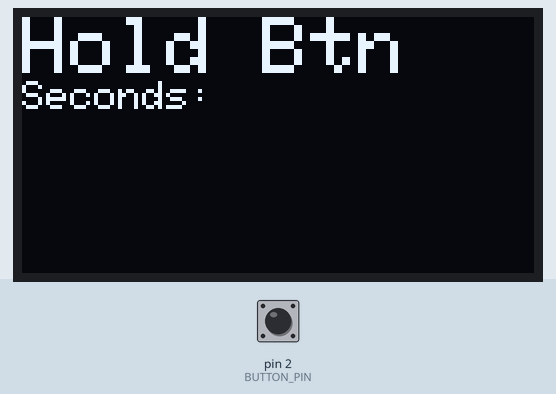
Recording of a sketch running on a simulated Arduino Uno, built with avr-gcc and run on an emulated ATmega328P. On the bench: 128×64 one-colour display. The test bench sets the inputs (shaded band); at power-on: pin 2 (BUTTON_PIN) HIGH.

Above: at 1.2 s.
1.3 s: pin 2 (BUTTON_PIN) pulled LOW for 0.15 s
At 2.6 s:
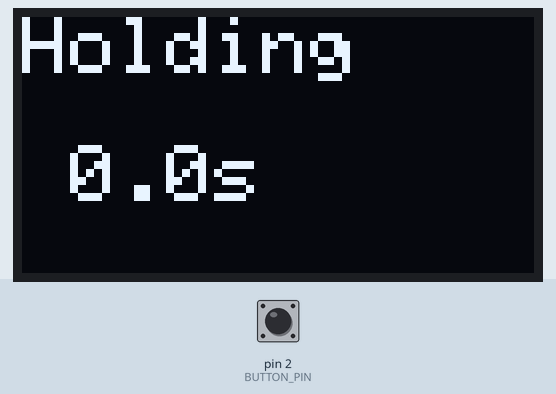
2.9 s: pin 2 (BUTTON_PIN) pulled LOW for 1 s
At 3.07 s:
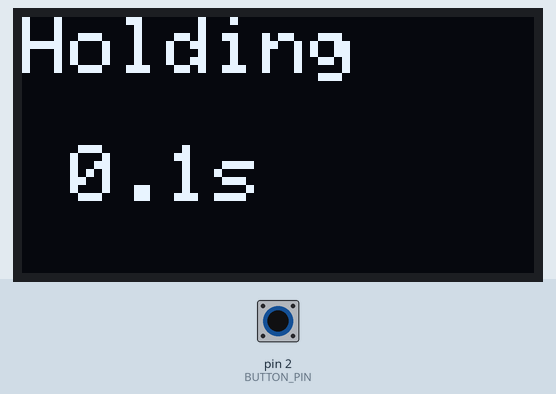
5.4 s: pin 2 (BUTTON_PIN) pulled LOW for 3.2 s
At 5.67 s:
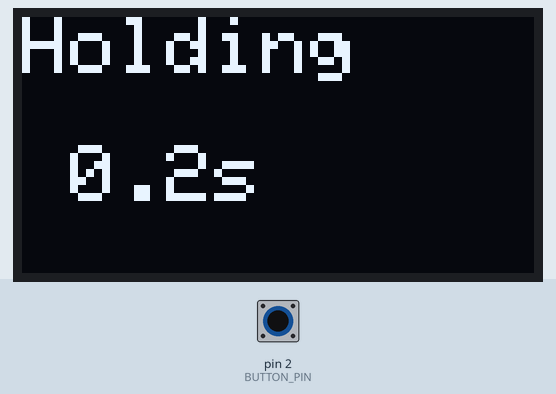
Timing chart, 0 to 8.4 s (numbered marks = the images above; inputs shaded):
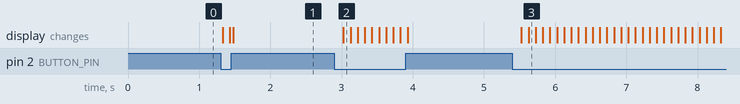

The sketch:

button_hold_timer.ino
```cpp
#include <Wire.h>
#include <Adafruit_GFX.h>
#include <Adafruit_SSD1306.h>
#include <stdlib.h>

// Display configuration
#define SCREEN_WIDTH 128
#define SCREEN_HEIGHT 64
#define OLED_RESET     -1
#define SCREEN_ADDRESS 0x3C

Adafruit_SSD1306 display(SCREEN_WIDTH, SCREEN_HEIGHT, &Wire, OLED_RESET);

// Button configuration
const uint8_t BUTTON_PIN = 2;           // Use a momentary button wired to ground
const unsigned long DISPLAY_UPDATE_MS = 100;  // Update cadence while holding

unsigned long holdStart = 0;
unsigned long lastUpdate = 0;
bool holding = false;

void showHoldTime(float secondsHeld);

void setup() {
  pinMode(BUTTON_PIN, INPUT_PULLUP);

  if (!display.begin(SSD1306_SWITCHCAPVCC, SCREEN_ADDRESS)) {
    for (;;) {
      // If the display fails to initialize, halt here.
    }
  }

  display.clearDisplay();
  display.setTextSize(2);
  display.setTextColor(SSD1306_WHITE);
  display.setCursor(0, 0);
  display.println("Hold Btn");
  display.setTextSize(1);
  display.println("Seconds:");
  display.display();
}

void loop() {
  bool pressed = digitalRead(BUTTON_PIN) == LOW;
  unsigned long now = millis();

  if (pressed && !holding) {
    holding = true;
    holdStart = now;
    lastUpdate = 0;  // Force immediate refresh
  } else if (!pressed && holding) {
    holding = false;
    showHoldTime(0.0f);
  }

  if (holding && (now - lastUpdate >= DISPLAY_UPDATE_MS)) {
    float secondsHeld = (now - holdStart) / 1000.0f;
    showHoldTime(secondsHeld);
    lastUpdate = now;
  }
}

void showHoldTime(float secondsHeld) {
  display.clearDisplay();

  display.setTextSize(2);
  display.setTextColor(SSD1306_WHITE);
  display.setCursor(0, 0);
  display.println("Holding");

  display.setTextSize(2);
  display.setCursor(0, 32);
  char buffer[10];
  dtostrf(secondsHeld, 4, 1, buffer);
  display.print(buffer);
  display.println("s");

  display.display();
}
```

Measured:
- after the input at 1.3 s, the display: changes at once (image 1)
- after the input at 2.9 s, the display: changes after 0.13 s (image 2)
- after the input at 5.4 s, the display: first changes after 0.13 s (image 3 shows a later state)
